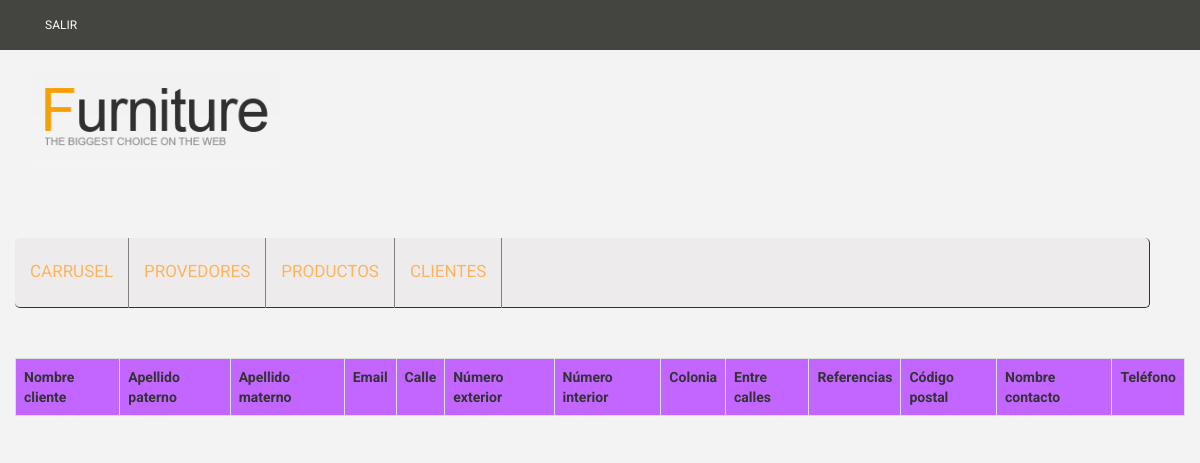
The app's page /queryCustomers.php, older data.
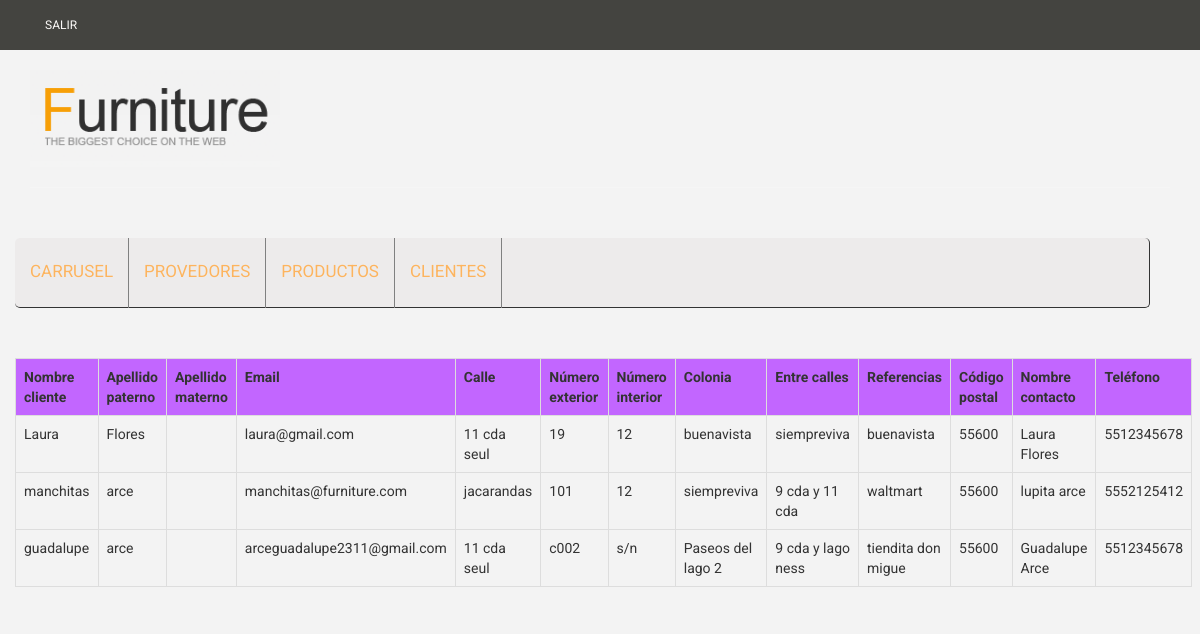
The same page, newer data.
### tables this page shows
CREATE TABLE `pv_usuario` (
  `id_usuario` int(11) NOT NULL AUTO_INCREMENT,
  `nom_user` varchar(45) DEFAULT NULL,
  `password` varchar(255) DEFAULT NULL,
  `email` varchar(255) DEFAULT NULL,
  `id_categoria` int(11) NOT NULL,
  `id_cliente` int(11) DEFAULT NULL,
  PRIMARY KEY (`id_usuario`),
  KEY `fk_PV_USUARIO_PV_CATEGORIA_USUARIO_idx` (`id_categoria`),
  KEY `fk_PV_USUARIO_PV_CLIENTE` (`id_cliente`),
  CONSTRAINT `fk_PV_USUARIO_PV_CATEGORIA_USUARIO` FOREIGN KEY (`id_categoria`) REFERENCES `pv_categoria_usuario` (`id_categoria`) ON DELETE NO ACTION ON UPDATE NO ACTION,
  CONSTRAINT `fk_PV_USUARIO_PV_CLIENTE` FOREIGN KEY (`id_cliente`) REFERENCES `pv_cliente` (`id_cliente`) ON DELETE NO ACTION ON UPDATE NO ACTION
);

CREATE TABLE `pv_cliente` (
  `id_cliente` int(11) NOT NULL AUTO_INCREMENT,
  `nombre_cliente` varchar(45) DEFAULT NULL,
  `ap_paterno_cliente` varchar(45) DEFAULT NULL,
  `ap_materno_cliente` varchar(45) DEFAULT NULL,
  `codigo_postal` int(11) DEFAULT NULL,
  `calle` varchar(255) DEFAULT NULL,
  `numero_exterior` varchar(50) DEFAULT NULL,
  `numero_interior` varchar(50) DEFAULT NULL,
  `entre_calles` varchar(512) DEFAULT NULL,
  `referencias` varchar(255) DEFAULT NULL,
  `id_estado` int(11) DEFAULT NULL,
  `id_municipio` int(11) DEFAULT NULL,
  `colonia` varchar(255) DEFAULT NULL,
  `nombre_contacto` varchar(255) DEFAULT NULL,
  `telefono` bigint(20) DEFAULT NULL,
  PRIMARY KEY (`id_cliente`),
  KEY `fk_PV_CLIENTE_PV_ESTADO` (`id_estado`),
  KEY `fk_PV_CLIENTE_PV_MUNICIPIO` (`id_municipio`),
  CONSTRAINT `fk_PV_CLIENTE_PV_ESTADO` FOREIGN KEY (`id_estado`) REFERENCES `pv_estado` (`id_estado`) ON DELETE NO ACTION ON UPDATE NO ACTION,
  CONSTRAINT `fk_PV_CLIENTE_PV_MUNICIPIO` FOREIGN KEY (`id_municipio`) REFERENCES `pv_municipio` (`id_municipio`) ON DELETE NO ACTION ON UPDATE NO ACTION
);

### queryCustomers.php (the view, shortened to what this page needs)
<!DOCTYPE html>
<html lang="en">
<head>
    <link href="css/bootstrap.min.css" rel="stylesheet">
    <link href="css/font-awesome.min.css" rel="stylesheet">
    <link href="css/prettyPhoto.css" rel="stylesheet">
    <link href="css/price-range.css" rel="stylesheet">
    <link href="css/animate.css" rel="stylesheet">
  	<link href="css/main.css" rel="stylesheet">
  	<link href="css/responsive.css" rel="stylesheet">
    <link href="css/furniture.css" rel="stylesheet">
</head>
<body>
	<header id="header">
    <?php include_once('headeradmin.php'); ?>
	</header>
	<section>
		<div class="container">
			<div class="row table-responsive">
        <table class="table table-bordered">
        <tr style="background-color: #c266ff;">
          <th>Nombre cliente</th>
          <th>Apellido paterno</th>
          <th>Apellido materno</th>
          <th>Email</th>
          <th>Calle</th>
          <th>Número exterior</th>
          <th>Número interior</th>
          <th>Colonia</th>
          <th>Entre calles</th>
          <th>Referencias</th>
          <th>Código postal</th>
          <th>Nombre contacto</th>
          <th>Teléfono</th>
        </tr>
        <?php
          include_once('conexion.php');
          $sql = "CALL spQueryCustomers ();";
          $result = $conn->query($sql);
          while($row = $result->fetch_assoc()) {
            echo "<tr>";
            echo "<td>" . $row['nombre_cliente'] . "</td>";
            echo "<td>" . $row['ap_paterno_cliente'] . "</td>";
            echo "<td>" . $row['ap_materno_cliente'] . "</td>";
            echo "<td>" . $row['email'] . "</td>";
            echo "<td>" . $row['calle'] . "</td>";
            echo "<td>" . $row['numero_exterior'] . "</td>";
            echo "<td>" . $row['numero_interior'] . "</td>";
            echo "<td>" . $row['colonia'] . "</td>";
            echo "<td>" . $row['entre_calles'] . "</td>";
            echo "<td>" . $row['referencias'] . "</td>";
            echo "<td>" . $row['codigo_postal'] . "</td>";
            echo "<td>" . $row['nombre_contacto'] . "</td>";
            echo "<td>" . $row['telefono'] . "</td>";
            echo "</tr>";
          }
        ?>
        </table>
			</div>
		</div>
	</section>
</body>
</html>

### headeradmin.php (shortened to what this page needs)
<div class="header_top">
  <div class="container">
    <div class="row">
      <div class="col-sm-6">
        <div class="contactinfo">
          <ul class="nav navbar-nav collapse navbar-collapse">
            <li><a href="logout.php">SALIR</a></li>
          </ul>
        </div>
      </div>
    </div>
  </div>
</div>
<div class="header-middle">
  <div class="container">
    <div class="row">
      <div class="col-sm-4">
        <div class="logo pull-left">
          <a href="index.php"><img class="logo" src="images/home/logo.png" alt="" /></a>
        </div>
      </div>
    </div>
  </div>
</div>
<div class="header-bottom">
  <div class="container">
    <div class="row">
      <div class="col-sm-9">
        <div class="mainmenu pull-left">
          <b>
          <ul class="nav navbar-nav collapse navbar-collapse">
            <li><a href="carrusel.php" class="active">CARRUSEL</a></li>
            <li><a href="searchProvedor.php" class="active">PROVEDORES</a></li>
            <li><a href="searchProducto.php" class="active">PRODUCTOS</a></li>
            <li><a href="queryCustomers.php" class="active">CLIENTES</a></li>
          </ul>
          </b>
        </div>
      </div>
    </div>
  </div>
</div>

### css/main.css (style rules this page uses)
body { font-family: 'Roboto', sans-serif; background:#f3f3f3; position: relative; font-weight:400px; }
ul li { list-style: none; }
a { -webkit-transition: 300ms; -moz-transition: 300ms; -o-transition: 300ms; transition: 300ms; }
.header_top { background: #444440 none repeat scroll 0px 0px; }
.contactinfo ul li a { font-size: 12px; color: #fbf9f7; font-family: 'Roboto', sans-serif; }
.logo { width: 250px; }
.header-middle .container .row { border-bottom: 1px solid #f5f5f5; margin-left: 0; margin-right: 0; padding-bottom: 20px; padding-top: 20px; }
.header-middle .container .row .col-sm-4 { padding-left: 0; }
.header-bottom { padding-bottom: 30px; padding-top: 30px; }
.navbar-collapse.collapse { padding-left: 0; }
.mainmenu ul li { padding-right: 15px; padding-left: 15px; height: 70px; border-right: 1px solid grey; }
.mainmenu ul li:first-child { padding-left: 0px; }
.mainmenu ul li a { color: #696763; font-family: 'Roboto', sans-serif; font-size: 17px; font-weight: 400; padding: 0; padding-bottom: 10px; padding-top: 23px; }
.mainmenu ul li a:hover, .mainmenu ul li a.active, .shop-menu ul li a.active { background:none; color:#fdb45e; }

Row changes from the older to the newer data that the page shows:
added pv_usuario: id_cliente.nombre_cliente "Laura", id_cliente.ap_paterno_cliente "Flores", email "laura@gmail.com", id_cliente.calle "11 cda seul", id_cliente.numero_exterior "19", id_cliente.numero_interior "12", id_cliente.colonia "buenavista", id_cliente.entre_calles "siempreviva", id_cliente.referencias "buenavista", id_cliente.codigo_postal "55600", id_cliente.nombre_contacto "Laura Flores", id_cliente.telefono "5512345678"
added pv_usuario: id_cliente.nombre_cliente "manchitas", id_cliente.ap_paterno_cliente "arce", email "manchitas@furniture.com", id_cliente.calle "jacarandas", id_cliente.numero_exterior "101", id_cliente.numero_interior "12", id_cliente.colonia "siempreviva", id_cliente.entre_calles "9 cda y 11 cda", id_cliente.referencias "waltmart", id_cliente.codigo_postal "55600", id_cliente.nombre_contacto "lupita arce", id_cliente.telefono "5552125412"
added pv_usuario: id_cliente.nombre_cliente "guadalupe", id_cliente.ap_paterno_cliente "arce", email "arceguadalupe2311@gmail.com", id_cliente.calle "11 cda seul", id_cliente.numero_exterior "c002", id_cliente.numero_interior "s/n", id_cliente.colonia "Paseos del lago 2", id_cliente.entre_calles "9 cda y lago ness", id_cliente.referencias "tiendita don migue", id_cliente.codigo_postal "55600", id_cliente.nombre_contacto "Guadalupe Arce", id_cliente.telefono "5512345678"
